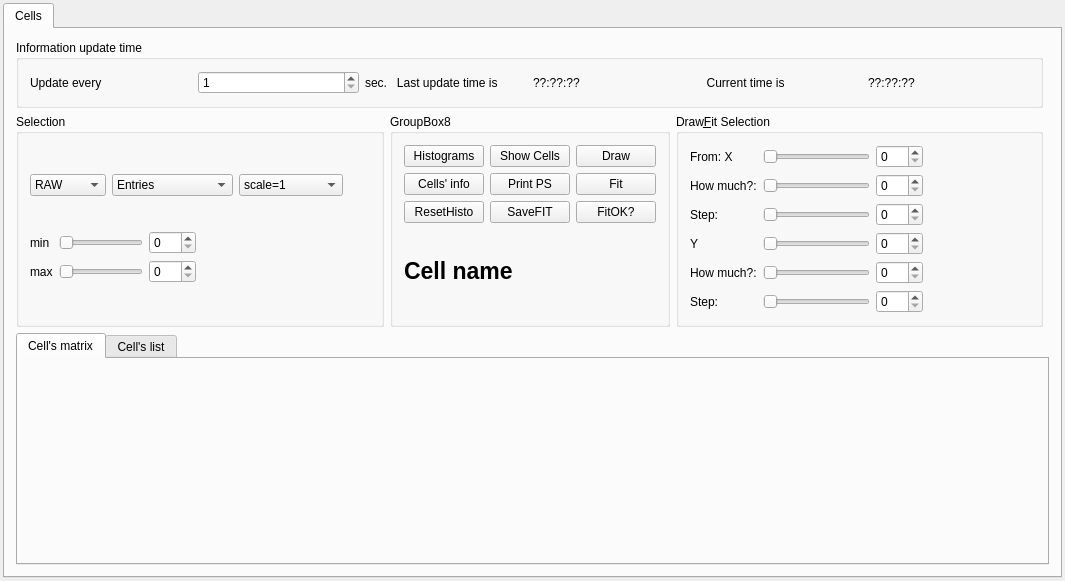
<?xml version="1.0" encoding="UTF-8"?>
<ui version="4.0">
 <author>A.Zvyagin</author>
 <comment>Base GUI class for a calorimeter</comment>
 <class>GUIBaseCalorimeter</class>
 <widget class="QWidget" name="GUIBaseCalorimeter">
  <property name="geometry">
   <rect>
    <x>0</x>
    <y>0</y>
    <width>1065</width>
    <height>579</height>
   </rect>
  </property>
  <property name="sizePolicy">
   <sizepolicy hsizetype="Expanding" vsizetype="Fixed">
    <horstretch>0</horstretch>
    <verstretch>0</verstretch>
   </sizepolicy>
  </property>
  <property name="windowTitle">
   <string>Calorimeter</string>
  </property>
  <layout class="QGridLayout">
   <property name="margin">
    <number>3</number>
   </property>
   <property name="spacing">
    <number>3</number>
   </property>
   <item row="0" column="0">
    <widget class="QTabWidget" name="main_tab_widget">
     <property name="sizePolicy">
      <sizepolicy hsizetype="Preferred" vsizetype="Preferred">
       <horstretch>0</horstretch>
       <verstretch>0</verstretch>
      </sizepolicy>
     </property>
     <widget class="QWidget" name="widget4">
      <attribute name="title">
       <string>Cells</string>
      </attribute>
      <layout class="QGridLayout">
       <item row="0" column="0" colspan="3">
        <widget class="QGroupBox" name="info_update_time">
         <property name="sizePolicy">
          <sizepolicy hsizetype="Minimum" vsizetype="Minimum">
           <horstretch>0</horstretch>
           <verstretch>0</verstretch>
          </sizepolicy>
         </property>
         <property name="title">
          <string>Information update time</string>
         </property>
         <layout class="QGridLayout">
          <property name="margin">
           <number>11</number>
          </property>
          <property name="spacing">
           <number>6</number>
          </property>
          <item row="0" column="4">
           <widget class="QLabel" name="TextLabel5_3_2">
            <property name="text">
             <string>  Current time is</string>
            </property>
            <property name="wordWrap">
             <bool>false</bool>
            </property>
           </widget>
          </item>
          <item row="0" column="2">
           <widget class="QLabel" name="TextLabel1_2_2">
            <property name="text">
             <string>sec.   Last update time is</string>
            </property>
            <property name="wordWrap">
             <bool>false</bool>
            </property>
           </widget>
          </item>
          <item row="0" column="1">
           <widget class="QSpinBox" name="update_time_set">
            <property name="minimum">
             <number>1</number>
            </property>
            <property name="maximum">
             <number>999999</number>
            </property>
            <property name="singleStep">
             <number>10</number>
            </property>
            <property name="value">
             <number>1</number>
            </property>
           </widget>
          </item>
          <item row="0" column="0">
           <widget class="QLabel" name="TextLabel4_2">
            <property name="text">
             <string>Update every</string>
            </property>
            <property name="wordWrap">
             <bool>false</bool>
            </property>
           </widget>
          </item>
          <item row="0" column="3">
           <widget class="QLabel" name="update_time_last">
            <property name="text">
             <string>??:??:??</string>
            </property>
            <property name="wordWrap">
             <bool>false</bool>
            </property>
           </widget>
          </item>
          <item row="0" column="5">
           <widget class="QLabel" name="current_time">
            <property name="text">
             <string>??:??:??</string>
            </property>
            <property name="wordWrap">
             <bool>false</bool>
            </property>
           </widget>
          </item>
         </layout>
        </widget>
       </item>
       <item row="2" column="0" colspan="4">
        <widget class="QTabWidget" name="cells_view">
         <property name="currentIndex">
          <number>0</number>
         </property>
         <widget class="QWidget" name="widget6">
          <attribute name="title">
           <string>Cell's matrix</string>
          </attribute>
          <layout class="QGridLayout">
           <property name="margin">
            <number>4</number>
           </property>
           <property name="spacing">
            <number>3</number>
           </property>
           <item row="0" column="0">
            <widget class="Reco::GUICellsMatrix" name="cells_matrix" native="true">
             <property name="sizePolicy">
              <sizepolicy hsizetype="Expanding" vsizetype="Expanding">
               <horstretch>0</horstretch>
               <verstretch>0</verstretch>
              </sizepolicy>
             </property>
             <property name="toolTip">
              <string>Left button - histogram, right button - cell name</string>
             </property>
            </widget>
           </item>
          </layout>
         </widget>
         <widget class="QWidget" name="widget5">
          <attribute name="title">
           <string>Cell's list</string>
          </attribute>
          <layout class="QGridLayout">
           <property name="margin">
            <number>4</number>
           </property>
           <property name="spacing">
            <number>3</number>
           </property>
           <item row="0" column="0">
            <widget class="QTableWidget" name="gui_cells_table">
             <property name="sizePolicy">
              <sizepolicy hsizetype="MinimumExpanding" vsizetype="MinimumExpanding">
               <horstretch>0</horstretch>
               <verstretch>0</verstretch>
              </sizepolicy>
             </property>
             <property name="cursor" stdset="0">
              <cursorShape>ArrowCursor</cursorShape>
             </property>
             <property name="verticalScrollBarPolicy">
              <enum>Qt::ScrollBarAlwaysOn</enum>
             </property>
             <property name="horizontalScrollBarPolicy">
              <enum>Qt::ScrollBarAlwaysOn</enum>
             </property>
             <property name="numRows" stdset="0">
              <number>4</number>
             </property>
             <property name="numCols" stdset="0">
              <number>5</number>
             </property>
             <row>
              <property name="text">
               <string>1</string>
              </property>
             </row>
             <row>
              <property name="text">
               <string>2</string>
              </property>
             </row>
             <row>
              <property name="text">
               <string>3</string>
              </property>
             </row>
             <row>
              <property name="text">
               <string>4</string>
              </property>
             </row>
             <column>
              <property name="text">
               <string>1</string>
              </property>
             </column>
             <column>
              <property name="text">
               <string>2</string>
              </property>
             </column>
             <column>
              <property name="text">
               <string>3</string>
              </property>
             </column>
             <column>
              <property name="text">
               <string>4</string>
              </property>
             </column>
             <column>
              <property name="text">
               <string>5</string>
              </property>
             </column>
            </widget>
           </item>
          </layout>
         </widget>
        </widget>
       </item>
       <item row="1" column="0">
        <widget class="QGroupBox" name="cells_select">
         <property name="title">
          <string>Selection</string>
         </property>
         <layout class="QGridLayout">
          <property name="margin">
           <number>11</number>
          </property>
          <property name="spacing">
           <number>6</number>
          </property>
          <item row="1" column="0" colspan="2">
           <layout class="QGridLayout">
            <property name="margin">
             <number>0</number>
            </property>
            <property name="spacing">
             <number>6</number>
            </property>
            <item row="1" column="1">
             <widget class="QSlider" name="cut1_value_max">
              <property name="maximum">
               <number>500</number>
              </property>
              <property name="orientation">
               <enum>Qt::Horizontal</enum>
              </property>
             </widget>
            </item>
            <item row="0" column="2">
             <widget class="QSpinBox" name="cut2_value_min">
              <property name="maximum">
               <number>500</number>
              </property>
             </widget>
            </item>
            <item row="0" column="1">
             <widget class="QSlider" name="cut1_value_min">
              <property name="maximum">
               <number>500</number>
              </property>
              <property name="orientation">
               <enum>Qt::Horizontal</enum>
              </property>
             </widget>
            </item>
            <item row="1" column="3">
             <spacer name="Spacer12">
              <property name="orientation">
               <enum>Qt::Horizontal</enum>
              </property>
              <property name="sizeType">
               <enum>QSizePolicy::Expanding</enum>
              </property>
              <property name="sizeHint" stdset="0">
               <size>
                <width>37</width>
                <height>20</height>
               </size>
              </property>
             </spacer>
            </item>
            <item row="0" column="0">
             <widget class="QLabel" name="txt_min">
              <property name="text">
               <string>min</string>
              </property>
              <property name="wordWrap">
               <bool>false</bool>
              </property>
             </widget>
            </item>
            <item row="0" column="3">
             <spacer name="Spacer11">
              <property name="orientation">
               <enum>Qt::Horizontal</enum>
              </property>
              <property name="sizeType">
               <enum>QSizePolicy::Expanding</enum>
              </property>
              <property name="sizeHint" stdset="0">
               <size>
                <width>37</width>
                <height>20</height>
               </size>
              </property>
             </spacer>
            </item>
            <item row="1" column="0">
             <widget class="QLabel" name="txt_max">
              <property name="text">
               <string>max</string>
              </property>
              <property name="wordWrap">
               <bool>false</bool>
              </property>
             </widget>
            </item>
            <item row="1" column="2">
             <widget class="QSpinBox" name="cut2_value_max">
              <property name="maximum">
               <number>500</number>
              </property>
             </widget>
            </item>
           </layout>
          </item>
          <item row="0" column="0">
           <widget class="QComboBox" name="selection">
            <property name="enabled">
             <bool>true</bool>
            </property>
            <item>
             <property name="text">
              <string>RAW</string>
             </property>
            </item>
            <item>
             <property name="text">
              <string>CALIB</string>
             </property>
            </item>
            <item>
             <property name="text">
              <string>LED</string>
             </property>
            </item>
            <item>
             <property name="text">
              <string>PED</string>
             </property>
            </item>
            <item>
             <property name="text">
              <string>TIME</string>
             </property>
            </item>
            <item>
             <property name="text">
              <string>NOISE</string>
             </property>
            </item>
           </widget>
          </item>
          <item row="0" column="1">
           <widget class="QComboBox" name="selection_2">
            <property name="enabled">
             <bool>true</bool>
            </property>
            <item>
             <property name="text">
              <string>Entries</string>
             </property>
            </item>
            <item>
             <property name="text">
              <string>Mean</string>
             </property>
            </item>
            <item>
             <property name="text">
              <string>Sigma</string>
             </property>
            </item>
            <item>
             <property name="text">
              <string>Event</string>
             </property>
            </item>
            <item>
             <property name="text">
              <string>FitOK</string>
             </property>
            </item>
            <item>
             <property name="text">
              <string>MONITOR</string>
             </property>
            </item>
            <item>
             <property name="text">
              <string>AutoFit</string>
             </property>
            </item>
            <item>
             <property name="text">
              <string>MONITOR_OLD</string>
             </property>
            </item>
            <item>
             <property name="text">
              <string>100|1-Mean/Ref|</string>
             </property>
            </item>
           </widget>
          </item>
          <item row="0" column="2">
           <widget class="QComboBox" name="selection_units">
            <property name="enabled">
             <bool>true</bool>
            </property>
            <item>
             <property name="text">
              <string>scale=1</string>
             </property>
            </item>
            <item>
             <property name="text">
              <string>scale=1/10</string>
             </property>
            </item>
            <item>
             <property name="text">
              <string>scale=1/100</string>
             </property>
            </item>
            <item>
             <property name="text">
              <string>scale=1/1000</string>
             </property>
            </item>
            <item>
             <property name="text">
              <string>scale=10</string>
             </property>
            </item>
            <item>
             <property name="text">
              <string>scale=100</string>
             </property>
            </item>
            <item>
             <property name="text">
              <string>scale=1000</string>
             </property>
            </item>
           </widget>
          </item>
          <item row="0" column="3">
           <spacer name="Spacer1_3">
            <property name="orientation">
             <enum>Qt::Horizontal</enum>
            </property>
            <property name="sizeType">
             <enum>QSizePolicy::Expanding</enum>
            </property>
            <property name="sizeHint" stdset="0">
             <size>
              <width>16</width>
              <height>20</height>
             </size>
            </property>
           </spacer>
          </item>
         </layout>
        </widget>
       </item>
       <item row="1" column="1">
        <widget class="QGroupBox" name="GroupBox8">
         <property name="title">
          <string>GroupBox8</string>
         </property>
         <layout class="QGridLayout">
          <property name="margin">
           <number>11</number>
          </property>
          <property name="spacing">
           <number>6</number>
          </property>
          <item row="1" column="1">
           <widget class="QPushButton" name="PushButton6">
            <property name="text">
             <string>Print PS</string>
            </property>
           </widget>
          </item>
          <item row="0" column="0">
           <widget class="QPushButton" name="PushButton3">
            <property name="text">
             <string>Histograms</string>
            </property>
           </widget>
          </item>
          <item row="0" column="1">
           <widget class="QPushButton" name="PushButton5_2">
            <property name="text">
             <string>Show Cells</string>
            </property>
           </widget>
          </item>
          <item row="0" column="2">
           <widget class="QPushButton" name="PushButton7">
            <property name="text">
             <string>Draw</string>
            </property>
           </widget>
          </item>
          <item row="1" column="0">
           <widget class="QPushButton" name="PushButton4">
            <property name="text">
             <string>Cells' info</string>
            </property>
           </widget>
          </item>
          <item row="1" column="2">
           <widget class="QPushButton" name="PushButton8">
            <property name="text">
             <string>Fit</string>
            </property>
           </widget>
          </item>
          <item row="2" column="0">
           <widget class="QPushButton" name="button1">
            <property name="text">
             <string>ResetHisto</string>
            </property>
           </widget>
          </item>
          <item row="2" column="1">
           <widget class="QPushButton" name="button2">
            <property name="text">
             <string>SaveFIT</string>
            </property>
           </widget>
          </item>
          <item row="2" column="2">
           <widget class="QPushButton" name="button3">
            <property name="text">
             <string>FitOK?</string>
            </property>
           </widget>
          </item>
          <item row="3" column="0" colspan="3">
           <widget class="QLabel" name="cell_text">
            <property name="font">
             <font>
              <family>Helvetica</family>
              <pointsize>17</pointsize>
              <weight>75</weight>
              <bold>true</bold>
             </font>
            </property>
            <property name="text">
             <string>Cell name</string>
            </property>
            <property name="wordWrap">
             <bool>false</bool>
            </property>
           </widget>
          </item>
         </layout>
        </widget>
       </item>
       <item row="1" column="2">
        <widget class="QGroupBox" name="new_select">
         <property name="title">
          <string>Draw&amp;Fit Selection</string>
         </property>
         <layout class="QGridLayout">
          <item row="0" column="0">
           <widget class="QLabel" name="txt_from">
            <property name="text">
             <string>From: X</string>
            </property>
            <property name="wordWrap">
             <bool>false</bool>
            </property>
           </widget>
          </item>
          <item row="0" column="1">
           <widget class="QSlider" name="cut1_value_from">
            <property name="maximum">
             <number>100</number>
            </property>
            <property name="orientation">
             <enum>Qt::Horizontal</enum>
            </property>
           </widget>
          </item>
          <item row="0" column="2">
           <widget class="QSpinBox" name="cut2_value_from">
            <property name="maximum">
             <number>100</number>
            </property>
           </widget>
          </item>
          <item row="0" column="3">
           <spacer name="spacer4">
            <property name="orientation">
             <enum>Qt::Horizontal</enum>
            </property>
            <property name="sizeType">
             <enum>QSizePolicy::Expanding</enum>
            </property>
            <property name="sizeHint" stdset="0">
             <size>
              <width>60</width>
              <height>20</height>
             </size>
            </property>
           </spacer>
          </item>
          <item row="1" column="0">
           <widget class="QLabel" name="txt_to">
            <property name="text">
             <string>How much?:</string>
            </property>
            <property name="wordWrap">
             <bool>false</bool>
            </property>
           </widget>
          </item>
          <item row="1" column="1">
           <widget class="QSlider" name="cut1_value_to">
            <property name="maximum">
             <number>100</number>
            </property>
            <property name="orientation">
             <enum>Qt::Horizontal</enum>
            </property>
           </widget>
          </item>
          <item row="1" column="2">
           <widget class="QSpinBox" name="cut2_value_to">
            <property name="maximum">
             <number>100</number>
            </property>
           </widget>
          </item>
          <item row="1" column="3">
           <spacer name="spacer5">
            <property name="orientation">
             <enum>Qt::Horizontal</enum>
            </property>
            <property name="sizeType">
             <enum>QSizePolicy::Expanding</enum>
            </property>
            <property name="sizeHint" stdset="0">
             <size>
              <width>40</width>
              <height>20</height>
             </size>
            </property>
           </spacer>
          </item>
          <item row="2" column="0">
           <widget class="QLabel" name="txt_step">
            <property name="text">
             <string>Step:</string>
            </property>
            <property name="wordWrap">
             <bool>false</bool>
            </property>
           </widget>
          </item>
          <item row="2" column="1">
           <widget class="QSlider" name="cut1_value_step">
            <property name="maximum">
             <number>100</number>
            </property>
            <property name="orientation">
             <enum>Qt::Horizontal</enum>
            </property>
           </widget>
          </item>
          <item row="2" column="2">
           <widget class="QSpinBox" name="cut2_value_step">
            <property name="maximum">
             <number>100</number>
            </property>
           </widget>
          </item>
          <item row="2" column="3">
           <spacer name="spacer6">
            <property name="orientation">
             <enum>Qt::Horizontal</enum>
            </property>
            <property name="sizeType">
             <enum>QSizePolicy::Expanding</enum>
            </property>
            <property name="sizeHint" stdset="0">
             <size>
              <width>40</width>
              <height>20</height>
             </size>
            </property>
           </spacer>
          </item>
          <item row="3" column="0">
           <widget class="QLabel" name="y_txt_from">
            <property name="text">
             <string>Y</string>
            </property>
            <property name="wordWrap">
             <bool>false</bool>
            </property>
           </widget>
          </item>
          <item row="3" column="1">
           <widget class="QSlider" name="y1_value_from">
            <property name="maximum">
             <number>100</number>
            </property>
            <property name="orientation">
             <enum>Qt::Horizontal</enum>
            </property>
           </widget>
          </item>
          <item row="3" column="2">
           <widget class="QSpinBox" name="y2_value_from">
            <property name="maximum">
             <number>100</number>
            </property>
           </widget>
          </item>
          <item row="3" column="3">
           <spacer name="spacer7">
            <property name="orientation">
             <enum>Qt::Horizontal</enum>
            </property>
            <property name="sizeType">
             <enum>QSizePolicy::Expanding</enum>
            </property>
            <property name="sizeHint" stdset="0">
             <size>
              <width>60</width>
              <height>20</height>
             </size>
            </property>
           </spacer>
          </item>
          <item row="4" column="0">
           <widget class="QLabel" name="y_txt_to">
            <property name="text">
             <string>How much?:</string>
            </property>
            <property name="wordWrap">
             <bool>false</bool>
            </property>
           </widget>
          </item>
          <item row="4" column="1">
           <widget class="QSlider" name="y1_value_to">
            <property name="maximum">
             <number>100</number>
            </property>
            <property name="orientation">
             <enum>Qt::Horizontal</enum>
            </property>
           </widget>
          </item>
          <item row="4" column="2">
           <widget class="QSpinBox" name="y2_value_to">
            <property name="maximum">
             <number>100</number>
            </property>
           </widget>
          </item>
          <item row="4" column="3">
           <spacer name="spacer8">
            <property name="orientation">
             <enum>Qt::Horizontal</enum>
            </property>
            <property name="sizeType">
             <enum>QSizePolicy::Expanding</enum>
            </property>
            <property name="sizeHint" stdset="0">
             <size>
              <width>60</width>
              <height>20</height>
             </size>
            </property>
           </spacer>
          </item>
          <item row="5" column="0">
           <widget class="QLabel" name="y_txt_step">
            <property name="text">
             <string>Step:</string>
            </property>
            <property name="wordWrap">
             <bool>false</bool>
            </property>
           </widget>
          </item>
          <item row="5" column="1">
           <widget class="QSlider" name="y1_value_step">
            <property name="maximum">
             <number>100</number>
            </property>
            <property name="orientation">
             <enum>Qt::Horizontal</enum>
            </property>
           </widget>
          </item>
          <item row="5" column="2">
           <widget class="QSpinBox" name="y2_value_step">
            <property name="maximum">
             <number>100</number>
            </property>
           </widget>
          </item>
          <item row="5" column="3">
           <spacer name="spacer9">
            <property name="orientation">
             <enum>Qt::Horizontal</enum>
            </property>
            <property name="sizeType">
             <enum>QSizePolicy::Expanding</enum>
            </property>
            <property name="sizeHint" stdset="0">
             <size>
              <width>60</width>
              <height>20</height>
             </size>
            </property>
           </spacer>
          </item>
         </layout>
        </widget>
       </item>
      </layout>
     </widget>
    </widget>
   </item>
  </layout>
 </widget>
 <layoutdefault spacing="6" margin="11"/>
 <customwidgets>
  <customwidget>
   <class>Reco::GUICellsMatrix</class>
   <extends>QWidget</extends>
   <header>GUICellsMatrix.h</header>
  </customwidget>
 </customwidgets>
 <includes>
  <include location="local">GUICellsMatrix.h</include>
 </includes>
 <resources/>
 <connections>
  <connection>
   <sender>cut1_value_min</sender>
   <signal>valueChanged(int)</signal>
   <receiver>cut2_value_min</receiver>
   <slot>setValue(int)</slot>
   <hints>
    <hint type="sourcelabel">
     <x>20</x>
     <y>20</y>
    </hint>
    <hint type="destinationlabel">
     <x>20</x>
     <y>20</y>
    </hint>
   </hints>
  </connection>
  <connection>
   <sender>cut1_value_max</sender>
   <signal>valueChanged(int)</signal>
   <receiver>cut2_value_max</receiver>
   <slot>setValue(int)</slot>
   <hints>
    <hint type="sourcelabel">
     <x>20</x>
     <y>20</y>
    </hint>
    <hint type="destinationlabel">
     <x>20</x>
     <y>20</y>
    </hint>
   </hints>
  </connection>
  <connection>
   <sender>cut2_value_min</sender>
   <signal>valueChanged(int)</signal>
   <receiver>cut1_value_min</receiver>
   <slot>setValue(int)</slot>
   <hints>
    <hint type="sourcelabel">
     <x>20</x>
     <y>20</y>
    </hint>
    <hint type="destinationlabel">
     <x>20</x>
     <y>20</y>
    </hint>
   </hints>
  </connection>
  <connection>
   <sender>cut2_value_max</sender>
   <signal>valueChanged(int)</signal>
   <receiver>cut1_value_max</receiver>
   <slot>setValue(int)</slot>
   <hints>
    <hint type="sourcelabel">
     <x>20</x>
     <y>20</y>
    </hint>
    <hint type="destinationlabel">
     <x>20</x>
     <y>20</y>
    </hint>
   </hints>
  </connection>
  <connection>
   <sender>cut1_value_from</sender>
   <signal>valueChanged(int)</signal>
   <receiver>cut2_value_from</receiver>
   <slot>setValue(int)</slot>
   <hints>
    <hint type="sourcelabel">
     <x>20</x>
     <y>20</y>
    </hint>
    <hint type="destinationlabel">
     <x>20</x>
     <y>20</y>
    </hint>
   </hints>
  </connection>
  <connection>
   <sender>cut2_value_from</sender>
   <signal>valueChanged(int)</signal>
   <receiver>cut1_value_from</receiver>
   <slot>setValue(int)</slot>
   <hints>
    <hint type="sourcelabel">
     <x>20</x>
     <y>20</y>
    </hint>
    <hint type="destinationlabel">
     <x>20</x>
     <y>20</y>
    </hint>
   </hints>
  </connection>
  <connection>
   <sender>cut1_value_to</sender>
   <signal>valueChanged(int)</signal>
   <receiver>cut2_value_to</receiver>
   <slot>setValue(int)</slot>
   <hints>
    <hint type="sourcelabel">
     <x>20</x>
     <y>20</y>
    </hint>
    <hint type="destinationlabel">
     <x>20</x>
     <y>20</y>
    </hint>
   </hints>
  </connection>
  <connection>
   <sender>cut2_value_to</sender>
   <signal>valueChanged(int)</signal>
   <receiver>cut1_value_to</receiver>
   <slot>setValue(int)</slot>
   <hints>
    <hint type="sourcelabel">
     <x>20</x>
     <y>20</y>
    </hint>
    <hint type="destinationlabel">
     <x>20</x>
     <y>20</y>
    </hint>
   </hints>
  </connection>
  <connection>
   <sender>cut1_value_step</sender>
   <signal>valueChanged(int)</signal>
   <receiver>cut2_value_step</receiver>
   <slot>setValue(int)</slot>
   <hints>
    <hint type="sourcelabel">
     <x>20</x>
     <y>20</y>
    </hint>
    <hint type="destinationlabel">
     <x>20</x>
     <y>20</y>
    </hint>
   </hints>
  </connection>
  <connection>
   <sender>cut2_value_step</sender>
   <signal>valueChanged(int)</signal>
   <receiver>cut1_value_step</receiver>
   <slot>setValue(int)</slot>
   <hints>
    <hint type="sourcelabel">
     <x>20</x>
     <y>20</y>
    </hint>
    <hint type="destinationlabel">
     <x>20</x>
     <y>20</y>
    </hint>
   </hints>
  </connection>
  <connection>
   <sender>y1_value_from</sender>
   <signal>valueChanged(int)</signal>
   <receiver>y2_value_from</receiver>
   <slot>setValue(int)</slot>
   <hints>
    <hint type="sourcelabel">
     <x>20</x>
     <y>20</y>
    </hint>
    <hint type="destinationlabel">
     <x>20</x>
     <y>20</y>
    </hint>
   </hints>
  </connection>
  <connection>
   <sender>y2_value_from</sender>
   <signal>valueChanged(int)</signal>
   <receiver>y1_value_from</receiver>
   <slot>setValue(int)</slot>
   <hints>
    <hint type="sourcelabel">
     <x>20</x>
     <y>20</y>
    </hint>
    <hint type="destinationlabel">
     <x>20</x>
     <y>20</y>
    </hint>
   </hints>
  </connection>
  <connection>
   <sender>y1_value_to</sender>
   <signal>valueChanged(int)</signal>
   <receiver>y2_value_to</receiver>
   <slot>setValue(int)</slot>
   <hints>
    <hint type="sourcelabel">
     <x>20</x>
     <y>20</y>
    </hint>
    <hint type="destinationlabel">
     <x>20</x>
     <y>20</y>
    </hint>
   </hints>
  </connection>
  <connection>
   <sender>y2_value_to</sender>
   <signal>valueChanged(int)</signal>
   <receiver>y1_value_to</receiver>
   <slot>setValue(int)</slot>
   <hints>
    <hint type="sourcelabel">
     <x>20</x>
     <y>20</y>
    </hint>
    <hint type="destinationlabel">
     <x>20</x>
     <y>20</y>
    </hint>
   </hints>
  </connection>
  <connection>
   <sender>y1_value_step</sender>
   <signal>valueChanged(int)</signal>
   <receiver>y2_value_step</receiver>
   <slot>setValue(int)</slot>
   <hints>
    <hint type="sourcelabel">
     <x>20</x>
     <y>20</y>
    </hint>
    <hint type="destinationlabel">
     <x>20</x>
     <y>20</y>
    </hint>
   </hints>
  </connection>
  <connection>
   <sender>y2_value_step</sender>
   <signal>valueChanged(int)</signal>
   <receiver>y1_value_step</receiver>
   <slot>setValue(int)</slot>
   <hints>
    <hint type="sourcelabel">
     <x>20</x>
     <y>20</y>
    </hint>
    <hint type="destinationlabel">
     <x>20</x>
     <y>20</y>
    </hint>
   </hints>
  </connection>
 </connections>
</ui>
